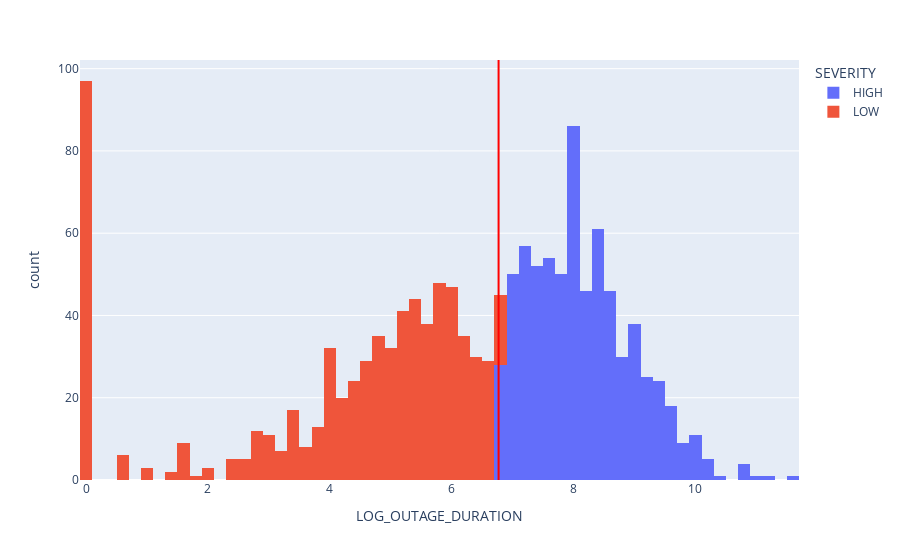

The code cell stored with this chart in its notebook:
### Code cell
fig = severity.plot(x="LOG_OUTAGE_DURATION", kind="hist", nbins=100, color="SEVERITY")
fig.add_vline(MID, line_color="red")

### Figure 1 — Plotly figure (JSON) as saved in the notebook; plotly's stock layout.template omitted (floating-point values rounded to 4 significant figures; data arrays with more than 128 entries replaced by an {"elided": "..."} marker saying what was removed)
{"data": [{"alignmentgroup": "True", "bingroup": "x", "hovertemplate": "SEVERITY=HIGH<br>LOG_OUTAGE_DURATION=%{x}<br>count=%{y}<extra></extra>", "legendgroup": "HIGH", "marker": {"color": "#636efa", "pattern": {"shape": ""}}, "name": "HIGH", "nbinsx": 100, "offsetgroup": "HIGH", "orientation": "v", "showlegend": true, "type": "histogram", "x": {"elided": "698 float values"}, "xaxis": "x", "yaxis": "y"}, {"alignmentgroup": "True", "bingroup": "x", "hovertemplate": "SEVERITY=LOW<br>LOG_OUTAGE_DURATION=%{x}<br>count=%{y}<extra></extra>", "legendgroup": "LOW", "marker": {"color": "#EF553B", "pattern": {"shape": ""}}, "name": "LOW", "nbinsx": 100, "offsetgroup": "LOW", "orientation": "v", "showlegend": true, "type": "histogram", "x": {"elided": "700 float values"}, "xaxis": "x", "yaxis": "y"}], "layout": {"barmode": "relative", "legend": {"title": {"text": "SEVERITY"}, "tracegroupgap": 0}, "margin": {"t": 60}, "shapes": [{"line": {"color": "red"}, "type": "line", "x0": 6.77, "x1": 6.77, "xref": "x", "y0": 0, "y1": 1, "yref": "y domain"}], "xaxis": {"anchor": "y", "domain": [0, 1], "title": {"text": "LOG_OUTAGE_DURATION"}}, "yaxis": {"anchor": "x", "domain": [0, 1], "title": {"text": "count"}}}}
